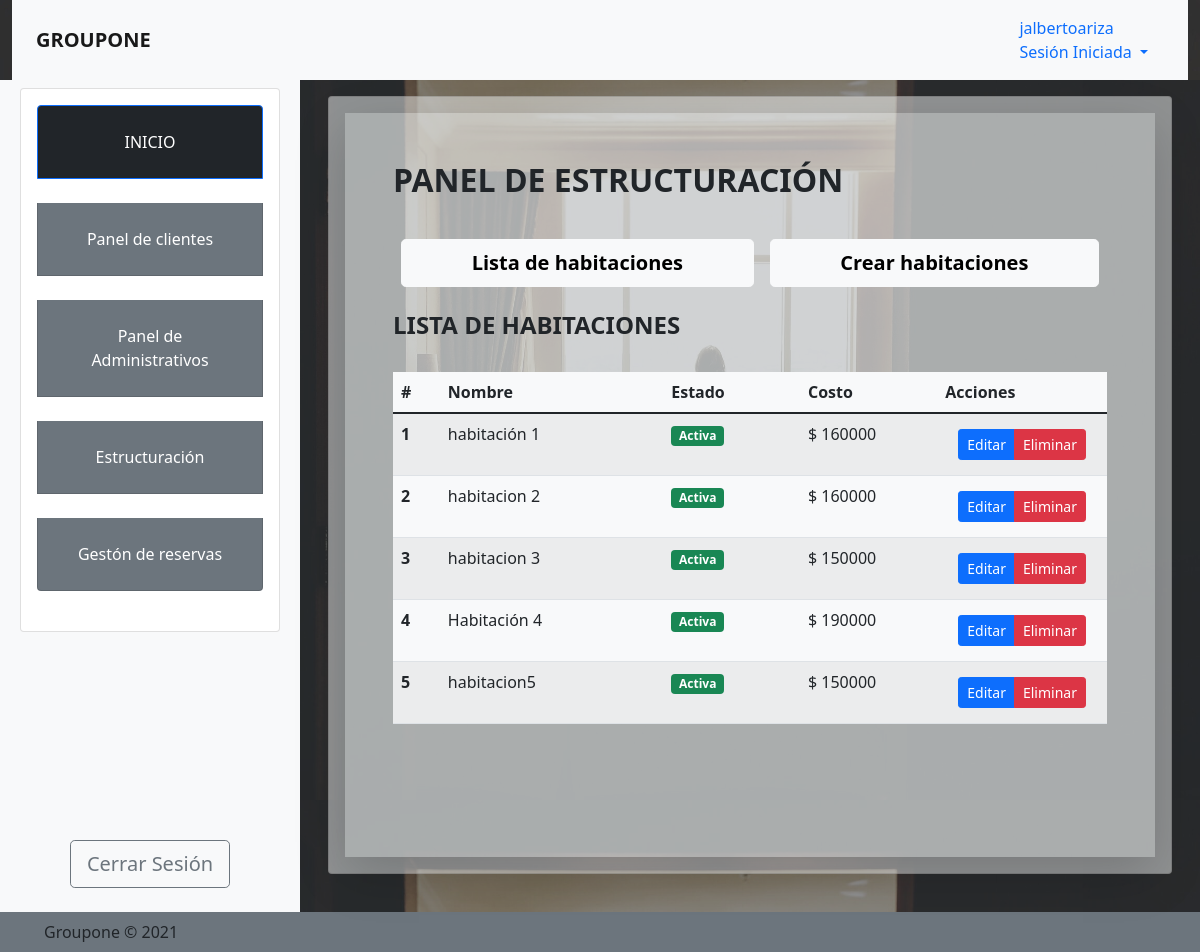
/admin/estructuracion/habitaciones (signed in), run on the app's committed database.
### tables this page shows
CREATE TABLE habitaciones (id_habitaciones INTEGER NOT NULL PRIMARY KEY AUTOINCREMENT, nombre VARCHAR (45), medidas VARCHAR (245), numero INTEGER, costo INTEGER, foto VARCHAR (245), id_recursos INTEGER, descripcion VARCHAR (45), id_hotel INTEGER REFERENCES hotel (id_hotel));

### auth.py (the view)
@app.route('/admin/estructuracion/habitaciones', methods=('GET', 'POST'))
def habitaciones():
    if 'perfil' in session:
        rows = RoomController.readRoom()
        return render_template('private/admin/panel_estructuracion.html', rows = rows)
    else:
        return redirect(url_for('login'))

### auth.py (called while the page is built)
@app.before_request
def before_request():
    if 'username' not in session and request.endpoint in ['dash_cliente','dashboard','mi_perfil']:
        return redirect(url_for('login'))
    elif 'username' in session and request.endpoint in ['register','home']:
        return redirect(url_for('dashboard'))

### entorno/admin/roomController.py (called while the page is built)
    def readRoom(): # Devuelve un objeto iterable tipo: sqlite3.Cursor
        try:
            con = Db()
            cursor = con.cursor()
            query = "SELECT * FROM habitaciones"
            rows = cursor.execute(query)
            con.commit()
            return rows
        except Error:
            return None

### entorno/auth/model/users.py (called while the page is built)
def Db():
    con = None
    try:
        con = sqlite3.connect("database.db")
    except sqlite3.error as e: print(e)
    return con

### Templates/private/admin/panel_estructuracion.html
{% extends 'private/admin/baseprivate.html' %}
{% block content %}
            <div class="card-body m-3" style="min-height: 85vh;">
                <h2><b>PANEL DE ESTRUCTURACIÓN</b></h2><br>
                <nav class="nav nav-pills flex-column flex-sm-row ">
                   <a class="flex-sm-fill text-sm-center m-2 btn btn-light btn-lg" href="{{ url_for('habitaciones')}}"><b>Lista de habitaciones</b></a>
                   <a class="flex-sm-fill text-sm-center m-2 btn btn-light btn-lg" href="{{ url_for('add_habitacion')}}"><b>Crear habitaciones</b></a>
                </nav>
                <h4 class="mt-3"><b>LISTA DE HABITACIONES</b></h4><br>
            <table class="table table-striped table-hover bg-light">
                <thead>
                  <tr>
                    <th class="col-1">#</th>
                    <th class="col-5">Nombre</th>
                    <th class="col-3">Estado</th>
                    <th class="col-3">Costo</th>
                    <th class="col-2">Acciones</th>
                  </tr>
                </thead>
                <tbody>
                      {% for row in rows %}
                          <tr>
                            <th scope="row">{{row[0]}}</th>
                            <td>{{row[1]}}</td>
                            <td>
                              <span class="badge bg-success">Activa</span>
                            </td>
                            <td>
                              $ {{row[4]}}
                            </td>
                            <td>
                                <div class="btn btn-group">
                                  <a href="{{ url_for('editar_habitacion')}}?id={{row[0]}}" class="btn btn-sm btn-primary">Editar</a>
                                  <a href="javascripts.void(0)" class="btn btn-sm btn-danger">Eliminar</a>
                                </div>
                            </td>
                          </tr>
                      {% endfor %}
                </tbody>
              </table>
            </div>
{% endblock %}

### Templates/private/admin/baseprivate.html (shortened to what this page needs)
<!doctype html>
  <head>
    <link rel="stylesheet" href=" {{ url_for('static', filename='style.css') }} ">
    <link href="https://cdn.jsdelivr.net/npm/bootstrap@5.1.3/dist/css/bootstrap.min.css" rel="stylesheet">
  </head>
     <div class="container-fluid">
       <div class="row">
         <header class="col-lg-12">
                   <nav class="navbar navbar-expand-lg navbar-light bg-light">
                     <div class="container-fluid">
                       <a class="navbar-brand" href="#"><b>GROUPONE</b></a>
                       <div class="d-flex">
                          <div class="nav-item dropdown">
                             <a class="nav-link dropdown-toggle" href="#" id="navbarDropdownMenuLink" role="button" data-bs-toggle="dropdown" aria-expanded="false">
                               {{ session.username }}<br>
                               <span>Sesión Iniciada</span>
                             </a>
                          </div>
                       </div>
                      </div>
                    </nav>
          </header>
          <aside class="col-lg-3 bg-light" style="min-height: 90vh;">
            <div class="card m-2">
              <div class="card-body">
                 <div class="list-group text-center">
                     <a href="{{ url_for('dashboard') }}" class="list-group-item list-group-item-action active mb-4 p-4 bg-dark" aria-current="true">
                       INICIO
                     </a>
                     <a href="#" class="list-group-item list-group-item-action mb-4 bg-secondary p-4 text-white">Panel de clientes</a>
                     <a href="#" class="list-group-item list-group-item-action mb-4 bg-secondary p-4 text-white">Panel de Administrativos</a>
                     <a href="{{ url_for('habitaciones') }}" class="list-group-item list-group-item-action mb-4 bg-secondary p-4 text-white">Estructuración</a>
                     <a href="" class="list-group-item list-group-item-action  mb-4 bg-secondary p-4 text-white">Gestón de reservas</a>
                   </div>
                </div>
            </div>
            <center>
                <a href="{{ url_for('logout') }}" class="btn btn-outline-secondary btn-lg" style="margin-top: 25vh;">Cerrar Sesión</a>
                <br><br>
            </center>
         </aside>
          <section class="content-inner col-lg-9 bg-dark bg-opacity-50" style="min-height: 90vh;">
           <div class="card m-3 bg-light bg-opacity-50">
              <div class="card-body m-3 shadow-lg bg-light bg-opacity-25" style="min-height: 85vh;">
                {% block content %}{% endblock %}
              </div>
           </div>
         </section>
         <footer class="main-footer bg-secondary">
            <div class="container-fluid">
              <div class="row">
                <div class="col-sm-6">
                  <p class="m-2">Groupone © 2021</p>
                </div>
                <div class="col-sm-6 text-right">
                </div>
              </div>
            </div>
          </footer>
       </div>
     </div>

### data on the page
habitaciones: id_habitaciones "1", nombre "habitación 1", costo "160000"
habitaciones: id_habitaciones "2", nombre "habitacion 2", costo "160000"
habitaciones: id_habitaciones "3", nombre "habitacion 3", costo "150000"
habitaciones: id_habitaciones "4", nombre "Habitación 4", costo "190000"
habitaciones: id_habitaciones "5", nombre "habitacion5", costo "150000"

### other printed values
{{ session.username }} "jalbertoariza"
